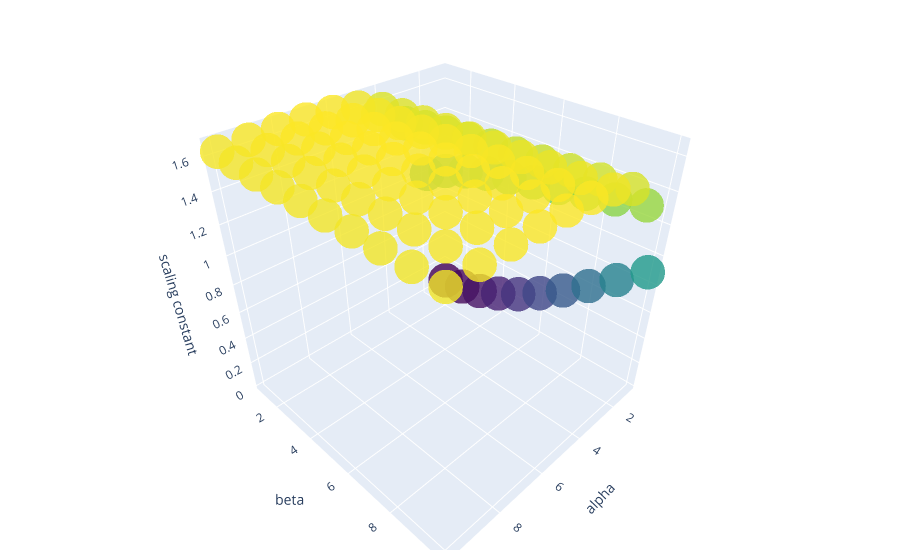

Notebook cell for this chart:
### Code cell
import plotly.graph_objects as go

x, y, z = zip(*c1s)
z = list(map(float, z))
fig = go.Figure(data=[go.Scatter3d(x=x, y=y, z=z,
                                   mode='markers', 
                                   marker=dict(
                                   size=12,
                                   color=z,                # set color to an array/list of desired values
                                   colorscale='Viridis',   # choose a colorscale
                                   opacity=0.8
    ))])
fig.update_layout(scene = dict(
                    xaxis_title='alpha',
                    yaxis_title='beta',
                    zaxis_title='scaling constant'),
                    margin=dict(r=20, b=10, l=10, t=10))
fig.show()

### Figure 1 — Plotly figure (JSON) as saved in the notebook; plotly's stock layout.template omitted (floating-point values rounded to 4 significant figures)
{"data": [{"marker": {"color": [0.02485, 0.05622, 0.1072, 0.1783, 0.2662, 0.3691, 0.4846, 0.6113, 0.7475, 0.892, 1.008, 1.091, 1.15, 1.195, 1.232, 1.263, 1.293, 1.324, 1.356, 1.391, 1.422, 1.445, 1.464, 1.479, 1.491, 1.502, 1.513, 1.524, 1.536, 1.55, 1.561, 1.571, 1.578, 1.584, 1.589, 1.593, 1.597, 1.602, 1.607, 1.613, 1.618, 1.622, 1.625, 1.627, 1.629, 1.63, 1.631, 1.633, 1.635, 1.638, 1.64, 1.641, 1.642, 1.643, 1.643, 1.643, 1.643, 1.644, 1.644, 1.645, 1.646, 1.646, 1.646, 1.645, 1.645, 1.644, 1.644, 1.643, 1.643, 1.643, 1.643, 1.643, 1.642, 1.641, 1.64, 1.639, 1.638, 1.638, 1.637, 1.636, 1.636, 1.635, 1.634, 1.633, 1.632, 1.631, 1.63, 1.629, 1.628, 1.627, 1.627, 1.626, 1.625, 1.624, 1.622, 1.621, 1.62, 1.619, 1.618, 1.617], "colorscale": [[0, "#440154"], [0.1111, "#482878"], [0.2222, "#3e4989"], [0.3333, "#31688e"], [0.4444, "#26828e"], [0.5556, "#1f9e89"], [0.6667, "#35b779"], [0.7778, "#6ece58"], [0.8889, "#b5de2b"], [1, "#fde725"]], "opacity": 0.8, "size": 12}, "mode": "markers", "type": "scatter3d", "x": [1, 1, 1, 1, 1, 1, 1, 1, 1, 1, 2, 2, 2, 2, 2, 2, 2, 2, 2, 2, 3, 3, 3, 3, 3, 3, 3, 3, 3, 3, 4, 4, 4, 4, 4, 4, 4, 4, 4, 4, 5, 5, 5, 5, 5, 5, 5, 5, 5, 5, 6, 6, 6, 6, 6, 6, 6, 6, 6, 6, 7, 7, 7, 7, 7, 7, 7, 7, 7, 7, 8, 8, 8, 8, 8, 8, 8, 8, 8, 8, 9, 9, 9, 9, 9, 9, 9, 9, 9, 9, 10, 10, 10, 10, 10, 10, 10, 10, 10, 10], "y": [1, 2, 3, 4, 5, 6, 7, 8, 9, 10, 1, 2, 3, 4, 5, 6, 7, 8, 9, 10, 1, 2, 3, 4, 5, 6, 7, 8, 9, 10, 1, 2, 3, 4, 5, 6, 7, 8, 9, 10, 1, 2, 3, 4, 5, 6, 7, 8, 9, 10, 1, 2, 3, 4, 5, 6, 7, 8, 9, 10, 1, 2, 3, 4, 5, 6, 7, 8, 9, 10, 1, 2, 3, 4, 5, 6, 7, 8, 9, 10, 1, 2, 3, 4, 5, 6, 7, 8, 9, 10, 1, 2, 3, 4, 5, 6, 7, 8, 9, 10], "z": [0.02485, 0.05622, 0.1072, 0.1783, 0.2662, 0.3691, 0.4846, 0.6113, 0.7475, 0.892, 1.008, 1.091, 1.15, 1.195, 1.232, 1.263, 1.293, 1.324, 1.356, 1.391, 1.422, 1.445, 1.464, 1.479, 1.491, 1.502, 1.513, 1.524, 1.536, 1.55, 1.561, 1.571, 1.578, 1.584, 1.589, 1.593, 1.597, 1.602, 1.607, 1.613, 1.618, 1.622, 1.625, 1.627, 1.629, 1.63, 1.631, 1.633, 1.635, 1.638, 1.64, 1.641, 1.642, 1.643, 1.643, 1.643, 1.643, 1.644, 1.644, 1.645, 1.646, 1.646, 1.646, 1.645, 1.645, 1.644, 1.644, 1.643, 1.643, 1.643, 1.643, 1.643, 1.642, 1.641, 1.64, 1.639, 1.638, 1.638, 1.637, 1.636, 1.636, 1.635, 1.634, 1.633, 1.632, 1.631, 1.63, 1.629, 1.628, 1.627, 1.627, 1.626, 1.625, 1.624, 1.622, 1.621, 1.62, 1.619, 1.618, 1.617]}], "layout": {"margin": {"b": 10, "l": 10, "r": 20, "t": 10}, "scene": {"xaxis": {"title": {"text": "alpha"}}, "yaxis": {"title": {"text": "beta"}}, "zaxis": {"title": {"text": "scaling constant"}}}}}
